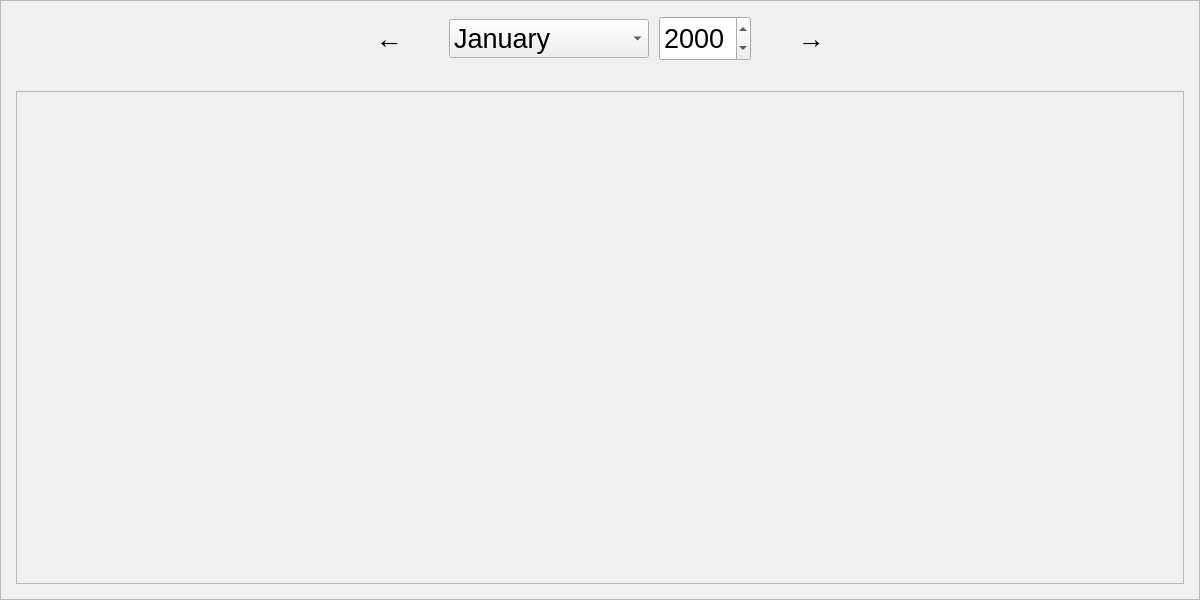
<?xml version="1.0" encoding="UTF-8"?>
<ui version="4.0">
 <class>DiaryEntryViewer</class>
 <widget class="QWidget" name="DiaryEntryViewer">
  <property name="geometry">
   <rect>
    <x>0</x>
    <y>0</y>
    <width>1200</width>
    <height>600</height>
   </rect>
  </property>
  <property name="sizePolicy">
   <sizepolicy hsizetype="Fixed" vsizetype="Fixed">
    <horstretch>0</horstretch>
    <verstretch>0</verstretch>
   </sizepolicy>
  </property>
  <property name="minimumSize">
   <size>
    <width>1200</width>
    <height>600</height>
   </size>
  </property>
  <property name="maximumSize">
   <size>
    <width>1200</width>
    <height>600</height>
   </size>
  </property>
  <property name="windowTitle">
   <string>Form</string>
  </property>
  <layout class="QGridLayout" name="gridLayout">
   <property name="leftMargin">
    <number>0</number>
   </property>
   <property name="topMargin">
    <number>0</number>
   </property>
   <property name="rightMargin">
    <number>0</number>
   </property>
   <property name="bottomMargin">
    <number>0</number>
   </property>
   <property name="spacing">
    <number>0</number>
   </property>
   <item row="0" column="0">
    <widget class="QFrame" name="frame">
     <property name="sizePolicy">
      <sizepolicy hsizetype="Fixed" vsizetype="Fixed">
       <horstretch>0</horstretch>
       <verstretch>0</verstretch>
      </sizepolicy>
     </property>
     <property name="minimumSize">
      <size>
       <width>1200</width>
       <height>600</height>
      </size>
     </property>
     <property name="maximumSize">
      <size>
       <width>1200</width>
       <height>600</height>
      </size>
     </property>
     <property name="frameShape">
      <enum>QFrame::StyledPanel</enum>
     </property>
     <property name="frameShadow">
      <enum>QFrame::Raised</enum>
     </property>
     <layout class="QGridLayout" name="gridLayout_2">
      <property name="leftMargin">
       <number>15</number>
      </property>
      <property name="topMargin">
       <number>15</number>
      </property>
      <property name="rightMargin">
       <number>15</number>
      </property>
      <property name="bottomMargin">
       <number>15</number>
      </property>
      <property name="horizontalSpacing">
       <number>0</number>
      </property>
      <property name="verticalSpacing">
       <number>30</number>
      </property>
      <item row="1" column="0">
       <widget class="QScrollArea" name="scrollArea">
        <property name="sizePolicy">
         <sizepolicy hsizetype="Expanding" vsizetype="Expanding">
          <horstretch>0</horstretch>
          <verstretch>0</verstretch>
         </sizepolicy>
        </property>
        <property name="widgetResizable">
         <bool>true</bool>
        </property>
        <property name="alignment">
         <set>Qt::AlignLeading|Qt::AlignLeft|Qt::AlignTop</set>
        </property>
        <widget class="QWidget" name="grid">
         <property name="geometry">
          <rect>
           <x>0</x>
           <y>0</y>
           <width>1166</width>
           <height>489</height>
          </rect>
         </property>
         <property name="sizePolicy">
          <sizepolicy hsizetype="Expanding" vsizetype="Expanding">
           <horstretch>0</horstretch>
           <verstretch>0</verstretch>
          </sizepolicy>
         </property>
         <layout class="QGridLayout" name="gridLayout_3">
          <property name="leftMargin">
           <number>0</number>
          </property>
          <property name="topMargin">
           <number>0</number>
          </property>
          <property name="rightMargin">
           <number>0</number>
          </property>
          <property name="bottomMargin">
           <number>0</number>
          </property>
          <property name="spacing">
           <number>0</number>
          </property>
          <item row="1" column="0">
           <spacer name="verticalSpacer">
            <property name="orientation">
             <enum>Qt::Vertical</enum>
            </property>
            <property name="sizeHint" stdset="0">
             <size>
              <width>20</width>
              <height>0</height>
             </size>
            </property>
           </spacer>
          </item>
          <item row="0" column="0">
           <layout class="QGridLayout" name="entry_grid">
            <property name="leftMargin">
             <number>15</number>
            </property>
            <property name="topMargin">
             <number>15</number>
            </property>
            <property name="rightMargin">
             <number>15</number>
            </property>
            <property name="bottomMargin">
             <number>15</number>
            </property>
            <property name="spacing">
             <number>30</number>
            </property>
           </layout>
          </item>
         </layout>
        </widget>
       </widget>
      </item>
      <item row="0" column="0">
       <layout class="QGridLayout" name="gridLayout_5">
        <property name="horizontalSpacing">
         <number>10</number>
        </property>
        <property name="verticalSpacing">
         <number>0</number>
        </property>
        <item row="0" column="6">
         <widget class="QPushButton" name="next_month">
          <property name="maximumSize">
           <size>
            <width>60</width>
            <height>16777215</height>
           </size>
          </property>
          <property name="font">
           <font>
            <pointsize>20</pointsize>
           </font>
          </property>
          <property name="cursor">
           <cursorShape>PointingHandCursor</cursorShape>
          </property>
          <property name="toolTip">
           <string>Next month.</string>
          </property>
          <property name="text">
           <string>→</string>
          </property>
          <property name="flat">
           <bool>true</bool>
          </property>
         </widget>
        </item>
        <item row="0" column="4">
         <widget class="QDateEdit" name="year_edit">
          <property name="minimumSize">
           <size>
            <width>0</width>
            <height>45</height>
           </size>
          </property>
          <property name="font">
           <font>
            <pointsize>20</pointsize>
           </font>
          </property>
          <property name="toolTip">
           <string>Year edit</string>
          </property>
          <property name="displayFormat">
           <string>yyyy</string>
          </property>
         </widget>
        </item>
        <item row="0" column="1">
         <widget class="QPushButton" name="prev_month">
          <property name="maximumSize">
           <size>
            <width>60</width>
            <height>16777215</height>
           </size>
          </property>
          <property name="font">
           <font>
            <pointsize>20</pointsize>
           </font>
          </property>
          <property name="cursor">
           <cursorShape>PointingHandCursor</cursorShape>
          </property>
          <property name="toolTip">
           <string>Previous month.</string>
          </property>
          <property name="text">
           <string>←</string>
          </property>
          <property name="flat">
           <bool>true</bool>
          </property>
         </widget>
        </item>
        <item row="0" column="0">
         <spacer name="horizontalSpacer">
          <property name="orientation">
           <enum>Qt::Horizontal</enum>
          </property>
          <property name="sizeHint" stdset="0">
           <size>
            <width>0</width>
            <height>20</height>
           </size>
          </property>
         </spacer>
        </item>
        <item row="0" column="7">
         <spacer name="horizontalSpacer_2">
          <property name="orientation">
           <enum>Qt::Horizontal</enum>
          </property>
          <property name="sizeHint" stdset="0">
           <size>
            <width>0</width>
            <height>20</height>
           </size>
          </property>
         </spacer>
        </item>
        <item row="0" column="3">
         <widget class="QComboBox" name="month_dropdown">
          <property name="minimumSize">
           <size>
            <width>200</width>
            <height>0</height>
           </size>
          </property>
          <property name="font">
           <font>
            <pointsize>20</pointsize>
           </font>
          </property>
          <property name="toolTip">
           <string>Month dropdown</string>
          </property>
          <item>
           <property name="text">
            <string>January</string>
           </property>
          </item>
          <item>
           <property name="text">
            <string>Feburary</string>
           </property>
          </item>
          <item>
           <property name="text">
            <string>March</string>
           </property>
          </item>
          <item>
           <property name="text">
            <string>April</string>
           </property>
          </item>
          <item>
           <property name="text">
            <string>May</string>
           </property>
          </item>
          <item>
           <property name="text">
            <string>June</string>
           </property>
          </item>
          <item>
           <property name="text">
            <string>July</string>
           </property>
          </item>
          <item>
           <property name="text">
            <string>August</string>
           </property>
          </item>
          <item>
           <property name="text">
            <string>September</string>
           </property>
          </item>
          <item>
           <property name="text">
            <string>October</string>
           </property>
          </item>
          <item>
           <property name="text">
            <string>November</string>
           </property>
          </item>
          <item>
           <property name="text">
            <string>December</string>
           </property>
          </item>
         </widget>
        </item>
        <item row="0" column="2">
         <spacer name="horizontalSpacer_3">
          <property name="orientation">
           <enum>Qt::Horizontal</enum>
          </property>
          <property name="sizeType">
           <enum>QSizePolicy::Fixed</enum>
          </property>
          <property name="sizeHint" stdset="0">
           <size>
            <width>20</width>
            <height>20</height>
           </size>
          </property>
         </spacer>
        </item>
        <item row="0" column="5">
         <spacer name="horizontalSpacer_4">
          <property name="orientation">
           <enum>Qt::Horizontal</enum>
          </property>
          <property name="sizeType">
           <enum>QSizePolicy::Fixed</enum>
          </property>
          <property name="sizeHint" stdset="0">
           <size>
            <width>20</width>
            <height>20</height>
           </size>
          </property>
         </spacer>
        </item>
       </layout>
      </item>
     </layout>
    </widget>
   </item>
  </layout>
 </widget>
 <resources/>
 <connections/>
</ui>
